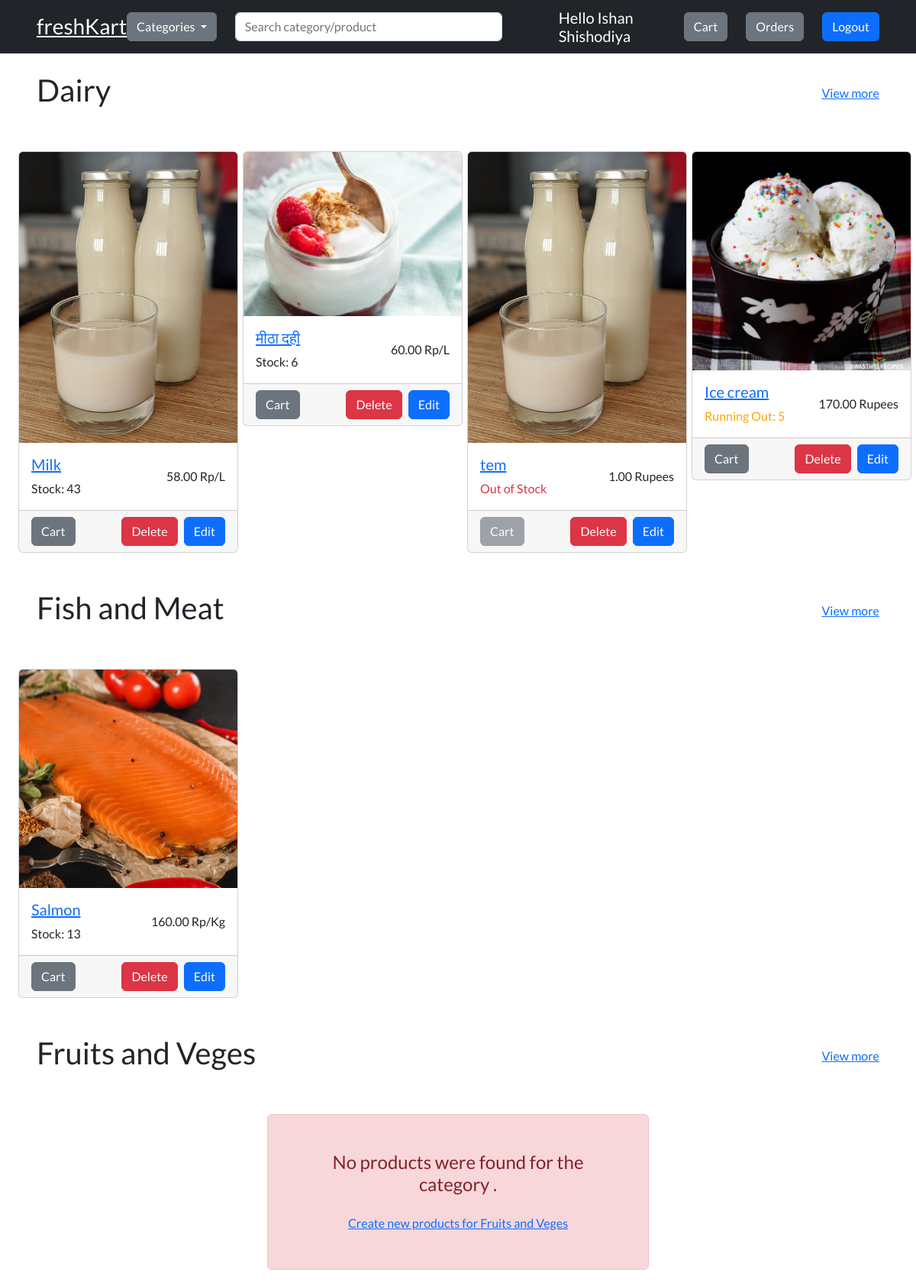
/ (signed in), run on the app's committed database.
### models/category.py (models this page shows, shortened)
class Category(db.Model):
    id = db.Column(db.Integer, primary_key=True)
    name = db.Column(db.String(200), nullable=False)
    created_at = db.Column(db.DateTime, default=datetime.utcnow())
    updated_at = db.Column(
        db.DateTime, default=datetime.utcnow(), onupdate=datetime.utcnow()
    )

### models/product.py (models this page shows, shortened)
class Product(db.Model):
    id = db.Column(db.Integer, primary_key=True)
    name = db.Column(db.String(200), nullable=False)
    description = db.Column(db.String(200), nullable=False)
    image = db.Column(db.String(200), nullable=False)
    manufacture_date = db.Column(db.DateTime, nullable=False)
    expiry_date = db.Column(db.DateTime, nullable=False)
    stock = db.Column(db.Integer, nullable=False)
    sold = db.Column(db.Integer, default=0)
    price = db.Column(db.Numeric(precision=10, scale=2), nullable=False)
    rate = db.Column(db.Enum(ProductRateTypes), default=ProductRateTypes.RUPEES)
    category = db.Column(db.Integer, db.ForeignKey("category.id"), nullable=False)
    status = db.Column(db.Enum(ProductStatus), default=ProductStatus.AVAILABLE)
    created_at = db.Column(db.DateTime, default=datetime.utcnow())
    updated_at = db.Column(
        db.DateTime, default=datetime.utcnow(), onupdate=datetime.utcnow()
    )

### app.py (the view)
@app.route("/")
def index():
    return home_get_controller()

### app.py (called while the page is built)
@app.context_processor
def inject_variable():
    user_is_logged_in = "id" in session
    user_is_admin = False
    categories_list = Category.query.order_by(Category.name.asc()).all()
    rates_list = [rate_type for rate_type in ProductRateTypes]
    if "role" in session and session["role"] == "ADMIN":
        user_is_admin = True
    return {
        "user_is_logged_in": user_is_logged_in,
        "user_is_admin": user_is_admin,
        "categories_list": categories_list,
        "session": session,
        "rates_list": rates_list,
    }

### controllers/home/get.py (called while the page is built)
def home_get_controller():
    categories = Category.query.order_by(Category.name.asc()).all()
    data = {}
    try:
        for category in categories:
            products = (
                Product.query.order_by(Product.updated_at.desc())
                .filter_by(category=category.id)
                .limit(4)
                .all()
            )
            data[category.name] = products
        return render_template("index.html", categories=data)
    except Exception as error:
        return render_template("/")

### templates/index.html (shortened to what this page needs)
{% extends "./layouts/base.html" %}
{% block body %}
<main class="d-flex gap-5 flex-column">
    {% for category in categories %}
    <div class="d-flex justify-content-between align-items-center px-5">
        <h1>{{category}}</h1>
        <a href="/category/{{category}}">View more</a>
    </div>
    {% if categories[category]|length > 0 %}
    <div class="row row-cols-4 g-4 px-4">
        {% for product in categories[category] %}
        <div class="col">
            {% include "components/product/show.html" %}
        </div>
        {% endfor %}
    </div>
    {% else %}
    <div class="container d-flex justify-content-center align-items-center">
        <div class="alert d-flex flex-column gap-3 alert-danger text-center p-5" role="alert" role="alert"
            style="max-width: 500px">
            <h4>No products were found for the category <strong>{{ category.name }}</strong>.</h4>
            {% if user_is_admin %}
            <a href="/category/{{category}}">Create new products for {{category}}</a>
            {% endif %}
        </div>
    </div>
    {% endif %}
    {% endfor %}
</main>
{% endblock %}

### templates/components/product/show.html
<div class="card mx-auto" style="width: 18rem;">
    <a href="/product/{{product.id}}">
        <img src="{{ product.image }}" class="card-img-top" alt="{{ product.name }}">
    </a>
    <div class="d-flex card-body justify-content-between align-items-center">
        <div class="d-flex flex-column justify-content-between">
            <h5 class="card-title">
                <a href="/product/{{product.id}}">
                    {{ product.name }}
                </a>
            </h5>
            {% if product.status.value == "SOLD_OUT" %}
            <p class="card-text text-danger">Out of Stock</p>
            {% elif product.status.value == "RUNNING_OUT" %} <p class="card-text" style="color: orange">Running Out: {{
                product.stock }}</p>
            {% else %}
            <p class="card-text">Stock: {{ product.stock }}</p>
            {% endif %}
        </div>
        <p class="card-text">{{ product.price }} {{ product.rate.value }}</p>
    </div>
    <div class="card-footer d-flex justify-content-between">
        {% if product.status.value == "SOLD_OUT" %}
        <button class="btn btn-secondary" disabled>Cart</button>
        {% else %}
        {% include "components/cart/create.html" %}
        {% endif %}
        {% if user_is_admin %}
        <div class="d-flex gap-2">
            {% include "components/product/delete.html" %}
            {% include "components/product/update.html" %}
        </div>
        {% endif %}
    </div>
</div>

### templates/components/cart/create.html (shortened to what this page needs)
<div data-bs-toggle="modal" data-bs-target="#cartModal{{product.id}}">
    <div data-bs-toggle="modal" data-bs-target="#cartModal{{product.id}}">
        <button class="btn btn-secondary">Cart</button>
    </div>
</div>

### templates/components/product/delete.html (shortened to what this page needs)
{% if user_is_admin %}
<div data-bs-toggle="modal" data-bs-target="#deleteProductModal{{product.id}}">
    <div data-bs-toggle="modal" data-bs-target="#deleteProductModal{{product.id}}">
        <button class="btn btn-danger edit-btn">Delete</button>
    </div>
</div>
{% endif %}

### templates/components/product/update.html (shortened to what this page needs)
{% if user_is_admin %}
<div data-bs-toggle="modal" data-bs-target="#editProductModal{{product.id}}">
    <div data-bs-toggle="modal" data-bs-target="#editProductModal{{product.id}}">
        <button class="btn btn-primary edit-btn">Edit</button>
    </div>
</div>
{% endif %}

### static/css/style.css (style rules this page uses)
body { font-family: "Lato", sans-serif; overflow-x: hidden; }

### data on the page
Category: name "Dairy"
Product: image (picture), name "Milk", stock "43", price "58.00", rate.value "Rp/L"
Product: image (picture), name "मीठा दही", stock "6", price "60.00", rate.value "Rp/L"
Product: image (picture), name "tem", status "Out of Stock", price "1.00", rate.value "Rupees"
Product: image (picture), name "Ice cream", stock "5", price "170.00", rate.value "Rupees"
Category: name "Fish and Meat"
Product: image (picture), name "Salmon", stock "13", price "160.00", rate.value "Rp/Kg"
Category: name "Fruits and Veges"

### other printed values
{{ session.name }} "Ishan Shishodiya"
